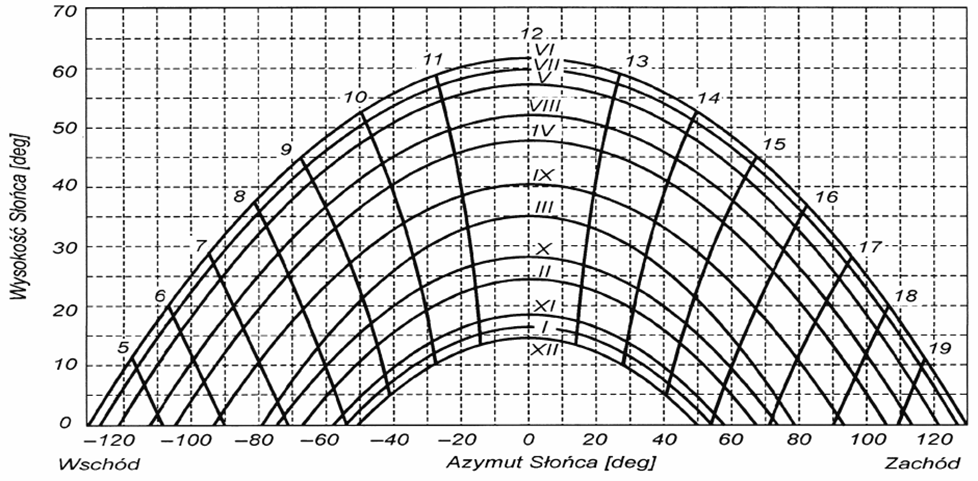
#> input picture Thesis-Filip-Piskorski/images/Obraz2.png, 978 x 481 px; its folder holds only this picture in this run
$ python -i clean_and_binarize_all.py   (imports and definitions only)
#> lines starting #> are read from the running program, lines starting #| are printed output that depends on the picture; after the words box and inside, x2 and y2 are one past the last pixel; in counts of white or black regions, pixels touching at a corner belong together
import cv2
import numpy as np
import sys
import os

def filter_by_pixel_count_and_binarize(input_path, output_path, min_size=50):
#> called with input_path = 'Thesis-Filip-Piskorski/images/Obraz2.png', output_path = 'out.png', min_size = 50
    img = cv2.imread(input_path, cv2.IMREAD_GRAYSCALE)
#> img is the input picture: shape (481, 978); min 0, max 255, mean 221.2
    if img is None:
        print(f"Error: Could not read image at {input_path}")
        sys.exit(1)

    _, binary_img = cv2.threshold(img, 127, 255, cv2.THRESH_BINARY)
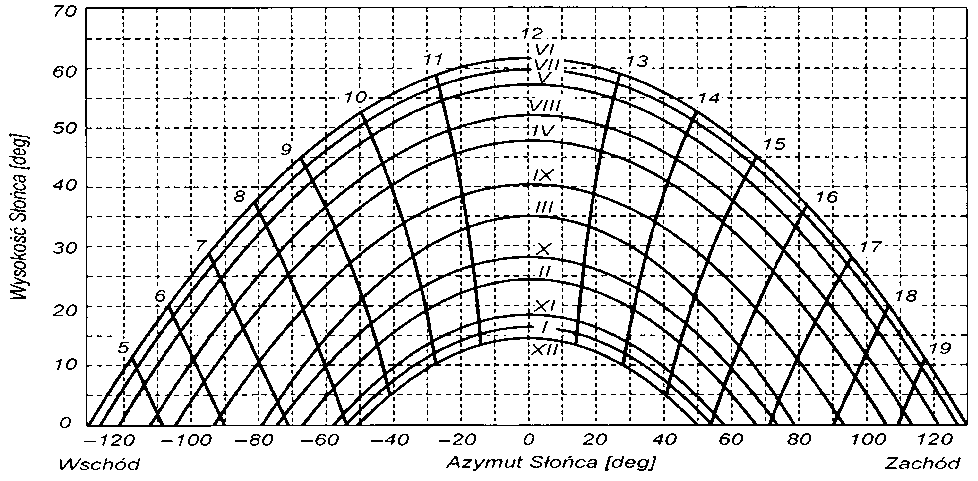
#> binary_img: shape (481, 978); 87.2% white; black in thin lines or dots

    # 1. Remove small white chunks (background noise)
    # Finds all connected white pixels
    num_labels, labels, stats, _ = cv2.connectedComponentsWithStats(binary_img, connectivity=8)
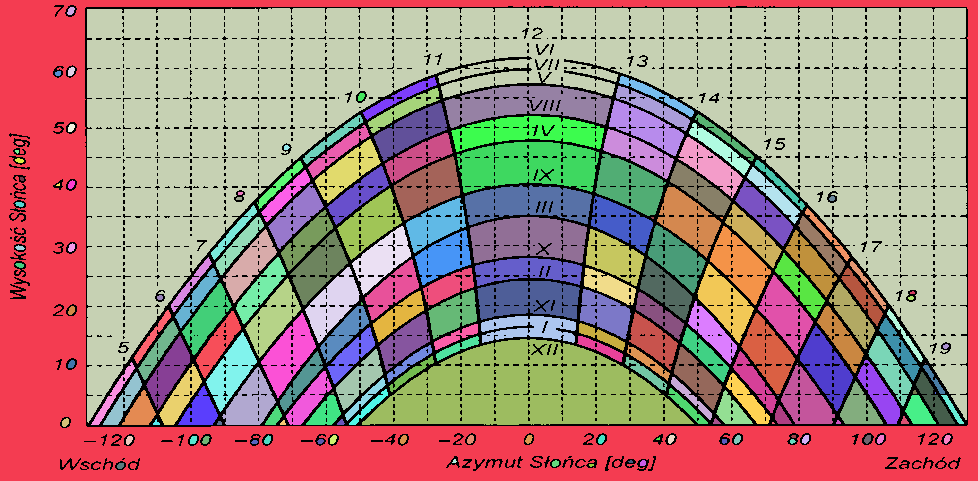
#> labels: shape (481, 978) int32; 202 distinct labels, from 0 to 201; one colour per label, 0 black
#> num_labels = 202; stats = 202 rows, first 6: [9, 5, 959, 466, 60421], [0, 0, 978, 481, 94304], [67, 7, 8, 8, 46], [87, 8, 880, 415, 145977], [68, 67, 7, 9, 49], [505, 69, 1, 1, 1]

    cleaned_white = np.zeros_like(binary_img)
    for i in range(1, num_labels): # Skip label 0 (background)
        if stats[i, cv2.CC_STAT_AREA] >= min_size:
            cleaned_white[labels == i] = 255
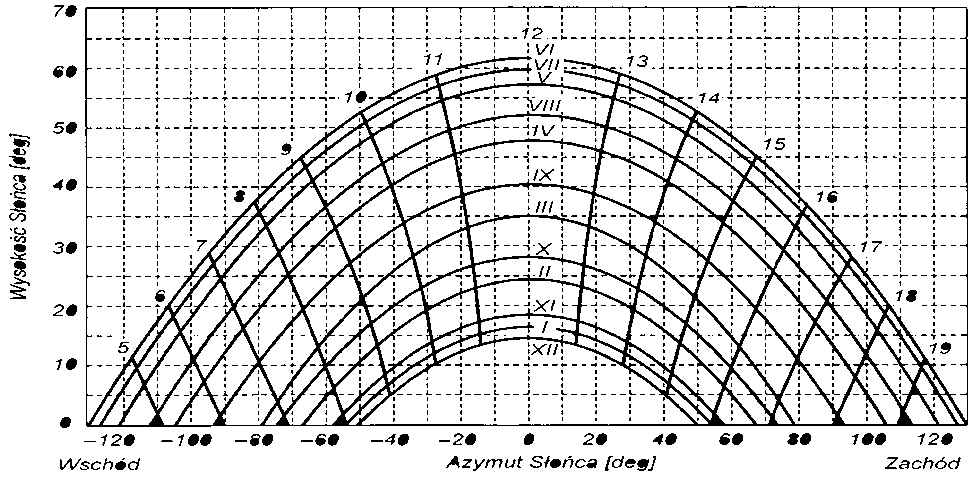
#> cleaned_white: shape (481, 978); 86.7% white; black in thin lines or dots

    # 2. Remove small black chunks (holes inside fibers)
    # Invert the image to find black connected components
    inverted = cv2.bitwise_not(cleaned_white)
#> inverted: shape (481, 978); 13.3% white in thin lines or dots
    num_labels_inv, labels_inv, stats_inv, _ = cv2.connectedComponentsWithStats(inverted, connectivity=8)
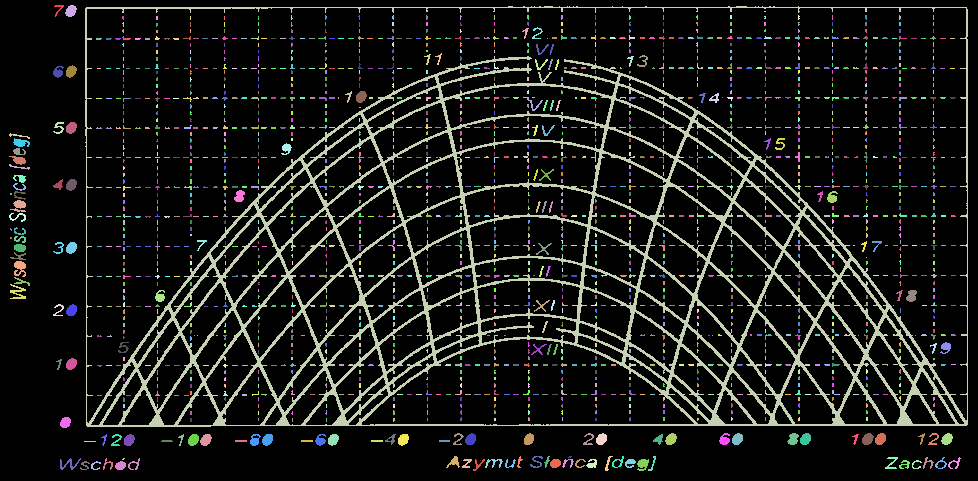
#> labels_inv: shape (481, 978) int32; 1788 distinct labels, from 0 to 1787; one colour per label, 0 black
#> num_labels_inv = 1788; stats_inv = 1788 rows, first 6: [0, 0, 978, 481, 408022], [54, 5, 10, 12, 38], [65, 5, 12, 12, 103], [85, 6, 883, 421, 42052], [764, 11, 2, 1, 2], [291, 15, 2, 5, 6]

    final_img = cleaned_white.copy()
    for i in range(1, num_labels_inv): # Skip label 0 (which is now the white fibers)
        if stats_inv[i, cv2.CC_STAT_AREA] < min_size:
            # Fill the small black hole with white
            final_img[labels_inv == i] = 255
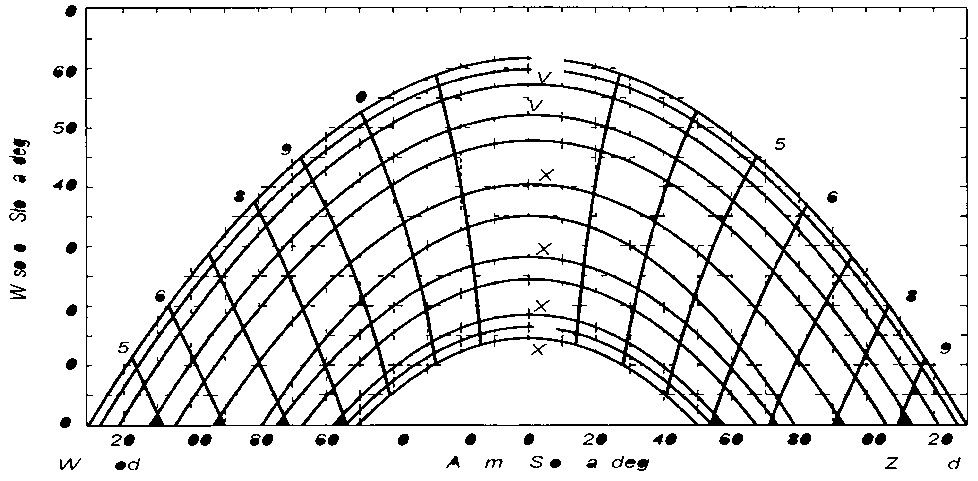
#> final_img: shape (481, 978); 89.8% white; 71 black regions, largest, box (x1, y1, x2, y2) and area: (85, 6, 968, 427) 42052, (14, 261, 26, 277) 126, (10, 200, 26, 212) 110

    for y in range(final_img.shape[0]):
        for x in range(final_img.shape[1]):
            final_img[y, x] = 255 if final_img[y, x] >= 128 else 0

    cv2.imwrite(output_path, final_img)

# [6 lines not run here, left out]

>>> result = filter_by_pixel_count_and_binarize('Thesis-Filip-Piskorski/images/Obraz2.png', 'out.png')

$ run again, on Thesis-Filip-Piskorski/images/Obraz3.png
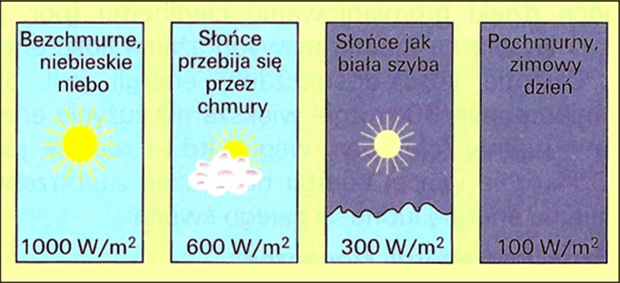
#> input picture Thesis-Filip-Piskorski/images/Obraz3.png, 620 x 283 px
#> binary_img: shape (283, 620); 71.9% white; 194 black regions (108 under 20 px), largest, box (x1, y1, x2, y2) and area: (479, 22, 608, 264) 23404, (325, 22, 453, 264) 15798, (0, 0, 620, 283) 2421
#> labels: shape (283, 620) int32; 746 distinct labels, from 0 to 745
#> num_labels = 746; stats = 746 rows, first 6: [0, 0, 620, 283, 49246], [1, 2, 618, 280, 49467], [17, 23, 126, 238, 27270], [172, 24, 125, 238, 27273], [327, 24, 124, 157, 2590], [482, 24, 124, 88, 2607]
#> inverted: shape (283, 620); 31% white; 187 white regions (101 under 20 px), largest, box (x1, y1, x2, y2) and area: (479, 22, 608, 264) 26386, (325, 22, 453, 264) 17579, (0, 0, 620, 283) 2421
#> in filter_by_pixel_count_and_binarize, `num_labels_inv, labels_inv, stats_inv, _ = cv2.connectedComponentsWith..`:
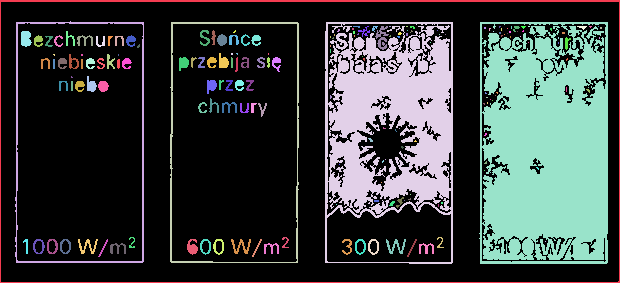
#> labels_inv: shape (283, 620) int32; 188 distinct labels, from 0 to 187; one colour per label, 0 black
#> num_labels_inv = 188; stats_inv = 188 rows, first 6: [1, 2, 618, 280, 121100], [0, 0, 620, 283, 2421], [15, 21, 129, 242, 1386], [170, 22, 129, 241, 1319], [325, 22, 128, 242, 17579], [479, 22, 129, 242, 26386]
#> after the loop in filter_by_pixel_count_and_binarize, `for i in range(1, num_labels_inv):`:
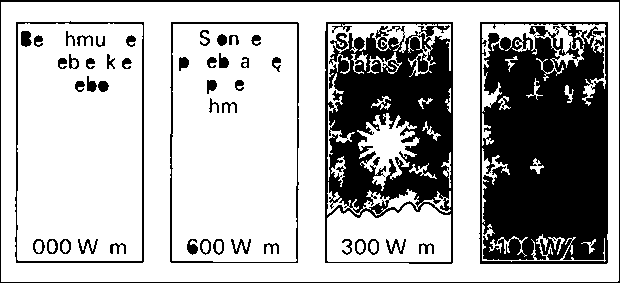
#> final_img: shape (283, 620); 70% white; 48 black regions, largest, box (x1, y1, x2, y2) and area: (479, 22, 608, 264) 26386, (325, 22, 453, 264) 17579, (0, 0, 620, 283) 2421
